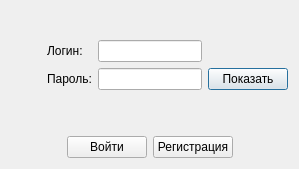
<?xml version="1.0" encoding="UTF-8"?>
<ui version="4.0">
 <class>AuthorizationForm</class>
 <widget class="QDialog" name="AuthorizationForm">
  <property name="geometry">
   <rect>
    <x>0</x>
    <y>0</y>
    <width>299</width>
    <height>169</height>
   </rect>
  </property>
  <property name="windowTitle">
   <string>AuthorizationForm</string>
  </property>
  <layout class="QVBoxLayout" name="verticalLayout">
   <item>
    <spacer name="verticalSpacer_2">
     <property name="orientation">
      <enum>Qt::Vertical</enum>
     </property>
     <property name="sizeHint" stdset="0">
      <size>
       <width>20</width>
       <height>40</height>
      </size>
     </property>
    </spacer>
   </item>
   <item>
    <layout class="QGridLayout" name="gridLayout">
     <item row="1" column="2">
      <widget class="QLineEdit" name="passwordLineEdit">
       <property name="echoMode">
        <enum>QLineEdit::Password</enum>
       </property>
      </widget>
     </item>
     <item row="1" column="0">
      <spacer name="horizontalSpacer_3">
       <property name="orientation">
        <enum>Qt::Horizontal</enum>
       </property>
       <property name="sizeHint" stdset="0">
        <size>
         <width>40</width>
         <height>20</height>
        </size>
       </property>
      </spacer>
     </item>
     <item row="0" column="1">
      <widget class="QLabel" name="loginLabel">
       <property name="text">
        <string>Логин:</string>
       </property>
      </widget>
     </item>
     <item row="1" column="1">
      <widget class="QLabel" name="passwordLabel">
       <property name="text">
        <string>Пароль:</string>
       </property>
      </widget>
     </item>
     <item row="0" column="2">
      <widget class="QLineEdit" name="loginLineEdit"/>
     </item>
     <item row="1" column="3">
      <widget class="QPushButton" name="showHideBtn">
       <property name="text">
        <string>Показать</string>
       </property>
      </widget>
     </item>
    </layout>
   </item>
   <item>
    <spacer name="verticalSpacer">
     <property name="orientation">
      <enum>Qt::Vertical</enum>
     </property>
     <property name="sizeType">
      <enum>QSizePolicy::Minimum</enum>
     </property>
     <property name="sizeHint" stdset="0">
      <size>
       <width>20</width>
       <height>40</height>
      </size>
     </property>
    </spacer>
   </item>
   <item>
    <layout class="QHBoxLayout" name="horizontalLayout">
     <item>
      <spacer name="horizontalSpacer">
       <property name="orientation">
        <enum>Qt::Horizontal</enum>
       </property>
       <property name="sizeHint" stdset="0">
        <size>
         <width>40</width>
         <height>20</height>
        </size>
       </property>
      </spacer>
     </item>
     <item>
      <widget class="QPushButton" name="enterBtn">
       <property name="text">
        <string>Войти</string>
       </property>
      </widget>
     </item>
     <item>
      <widget class="QPushButton" name="registrationBtn">
       <property name="text">
        <string>Регистрация</string>
       </property>
      </widget>
     </item>
     <item>
      <spacer name="horizontalSpacer_2">
       <property name="orientation">
        <enum>Qt::Horizontal</enum>
       </property>
       <property name="sizeHint" stdset="0">
        <size>
         <width>40</width>
         <height>20</height>
        </size>
       </property>
      </spacer>
     </item>
    </layout>
   </item>
  </layout>
 </widget>
 <layoutdefault spacing="6" margin="11"/>
 <tabstops>
  <tabstop>loginLineEdit</tabstop>
  <tabstop>passwordLineEdit</tabstop>
  <tabstop>enterBtn</tabstop>
  <tabstop>showHideBtn</tabstop>
  <tabstop>registrationBtn</tabstop>
 </tabstops>
 <resources/>
 <connections>
  <connection>
   <sender>registrationBtn</sender>
   <signal>clicked()</signal>
   <receiver>AuthorizationForm</receiver>
   <slot>createAccountSlot()</slot>
   <hints>
    <hint type="sourcelabel">
     <x>227</x>
     <y>158</y>
    </hint>
    <hint type="destinationlabel">
     <x>293</x>
     <y>221</y>
    </hint>
   </hints>
  </connection>
  <connection>
   <sender>enterBtn</sender>
   <signal>clicked()</signal>
   <receiver>AuthorizationForm</receiver>
   <slot>checkLoginPassSlot()</slot>
   <hints>
    <hint type="sourcelabel">
     <x>146</x>
     <y>158</y>
    </hint>
    <hint type="destinationlabel">
     <x>57</x>
     <y>222</y>
    </hint>
   </hints>
  </connection>
  <connection>
   <sender>showHideBtn</sender>
   <signal>clicked()</signal>
   <receiver>AuthorizationForm</receiver>
   <slot>showHidePasswordSlot()</slot>
   <hints>
    <hint type="sourcelabel">
     <x>250</x>
     <y>73</y>
    </hint>
    <hint type="destinationlabel">
     <x>285</x>
     <y>89</y>
    </hint>
   </hints>
  </connection>
 </connections>
 <slots>
  <slot>createAccountSlot()</slot>
  <slot>checkLoginPassSlot()</slot>
  <slot>showHidePasswordSlot()</slot>
 </slots>
</ui>
